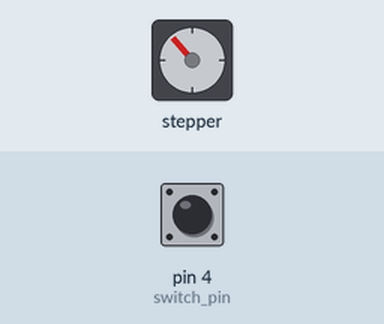
A sketch run on a simulated Arduino Uno, built with avr-gcc and run on an emulated ATmega328P. On the bench: stepper motor. The test bench sets the inputs (shaded band); at power-on: pin 4 (switch_pin) HIGH. Stepper angles assume 2048 steps per turn; what the sketch prints to the serial monitor is not drawn.

Above: at 1.2 s.
1.3 s: pin 4 (switch_pin) pulled LOW for 0.15 s
At 2.22 s:
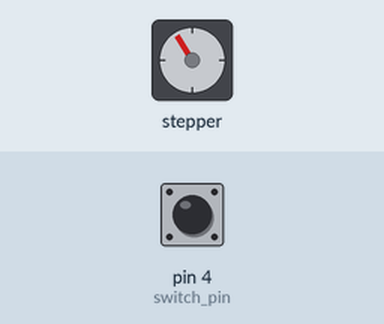
4.4 s: pin 4 (switch_pin) pulled LOW for 1 s
At 4.64 s:
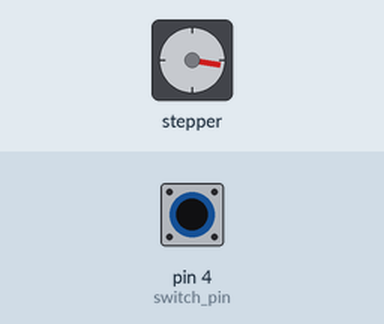
7.4 s: pin 4 (switch_pin) pulsed LOW 5 times (0.12 s each, 0.3 s apart)
At 7.65 s:
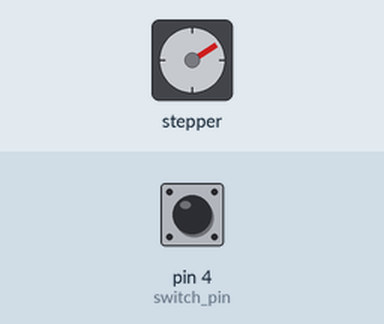
Timing chart, 0 to 20.9 s (numbered marks = the images above; inputs shaded):
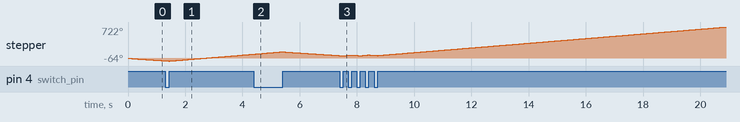

The sketch:

stepperMotor.ino
```cpp
#include <Stepper.h>
int steps_per_rev = 2048;
int motorDir = 1;
int delay_time=500;
int m_speed = 10;
int switch_pin = 4;
int old_state = 0;
int new_state;

// Steps per rev, In1, In3, In2, In4
Stepper TinaTurner(steps_per_rev,8,10,9,11);

void setup() {
  Serial.begin(9600);
  pinMode(switch_pin, INPUT);
}

void loop() {
digitalWrite(switch_pin, HIGH);
new_state = digitalRead(switch_pin);

if(new_state == 1 & old_state == 0){
  motorDir = motorDir*-1;
}
old_state = new_state;
Serial.println(motorDir);
TinaTurner.setSpeed(m_speed);
TinaTurner.step(motorDir);


}
```
